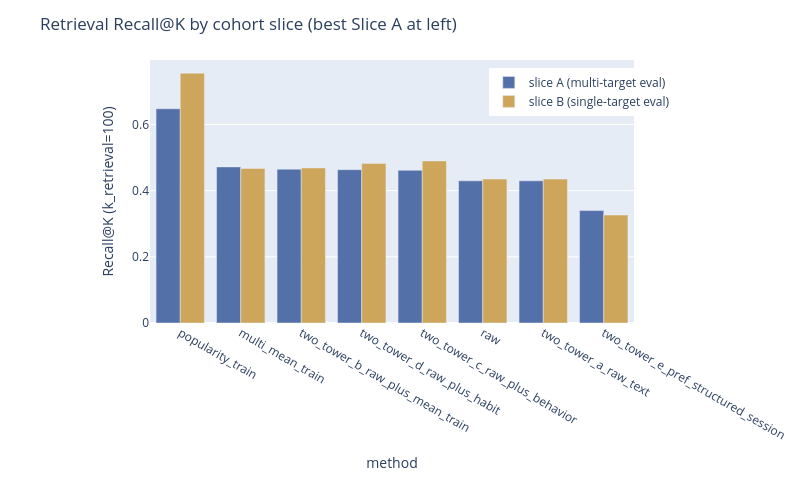
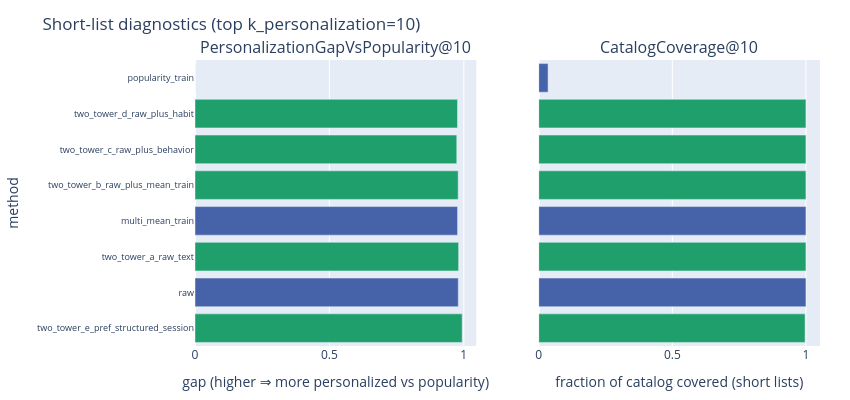

The cell these charts' notebook holds for them, in order:
### Code cell
# Retrieval by slice: grouped bars for Recall@K (slice A vs B) using Plotly

import plotly.graph_objects as go
from plotly.subplots import make_subplots

_slice_df = compare_retrieval_by_slice_full[
    compare_retrieval_by_slice_full["slice_name"].isin(["slice_a_multi_target", "slice_b_single_target"])
].copy()
if _slice_df.empty:
    raise RuntimeError("compare_retrieval_by_slice_full missing slice A/B rows; re-run merge cell.")

_col_a = "slice_a_multi_target"
_col_b = "slice_b_single_target"
_pv = _slice_df.pivot_table(index="method", columns="slice_name", values="Recall@K", aggfunc="first").astype(float)
_pv = _pv.reindex(columns=[_col_a, _col_b])
_pv = _pv.dropna(how="all").sort_values([_col_a, _col_b], ascending=[False, False])
print(
    f"Recall@K by slice — x-order: best Slice A Recall at LEFT → right; "
    f"tie-break Slice B Recall (k_retrieval={K_RETRIEVAL})."
)

methods = list(_pv.index)

fig_slice = go.Figure()
fig_slice.add_trace(go.Bar(
    x=methods,
    y=_pv[_col_a],
    name="slice A (multi-target eval)",
    marker_color="#5470a9"
))
fig_slice.add_trace(go.Bar(
    x=methods,
    y=_pv[_col_b],
    name="slice B (single-target eval)",
    marker_color="#cda65b"
))

fig_slice.update_layout(
    barmode='group',
    xaxis_title="method",
    yaxis_title=f"Recall@K (k_retrieval={K_RETRIEVAL})",
    title="Retrieval Recall@K by cohort slice (best Slice A at left)",
    xaxis_tickangle=30,
    legend=dict(x=0.7, y=0.97),
    width=int(max(800, 100 * len(methods))),
    height=480,
    margin=dict(t=60, b=20, l=150, r=30)
)
fig_slice.show()

# Optional: personalization/guardrail columns on merged ranking overall (same k_personalization as job)
_gap_col = f"PersonalizationGapVsPopularity@{K_PERSONALIZATION}"
_cov_col = f"CatalogCoverage@{K_PERSONALIZATION}"

if _gap_col in compare_overall_full.columns:
    _vcols = [c for c in SORT_RANKING_OVERALL if c in compare_overall_full.columns]
    dd = compare_overall_full.sort_values(_vcols, ascending=False).reset_index(drop=True)
    print(
        f"Guardrail viz — best at TOP (same row order as ranking chart; sort key {_vcols[0]} …). "
        "Left: personalization gap vs popularity; right: catalog coverage."
    )
    _dm = list(dd["method"])
    _colors = _method_colors(_dm)
    _gp_y = list(reversed(_dm))  # Best at top

    fig_gp = make_subplots(
        rows=1, cols=2, shared_yaxes=True,
        subplot_titles=[_gap_col, _cov_col if _cov_col in dd.columns else ""]
    )

    fig_gp.add_trace(
        go.Bar(
            y=_gp_y,
            x=dd[_gap_col][::-1],
            orientation="h",
            name=_gap_col,
            marker_color=_colors[::-1]
        ),
        row=1, col=1
    )

    if _cov_col in dd.columns:
        fig_gp.add_trace(
            go.Bar(
                y=_gp_y,
                x=dd[_cov_col][::-1],
                orientation="h",
                name=_cov_col,
                marker_color=_colors[::-1]
            ),
            row=1, col=2
        )

    fig_gp.update_xaxes(title_text="gap (higher ⇒ more personalized vs popularity)", row=1, col=1)
    if _cov_col in dd.columns:
        fig_gp.update_xaxes(title_text="fraction of catalog covered (short lists)", row=1, col=2)
    fig_gp.update_yaxes(title_text="method", row=1, col=1, tickfont=dict(size=9))
    fig_gp.update_layout(
        height=max(400, int(32 * len(_gp_y))),
        width=850,
        title_text=f"Short-list diagnostics (top k_personalization={K_PERSONALIZATION})",
        barmode="group",
        margin=dict(t=60, b=20, l=150, r=30),
        showlegend=False,
    )
    fig_gp.show()
else:
    print(f"Skipping guardrail plots: {_gap_col!r} not in compare_overall_full (baseline CSV lacks diagnostics?).")

### Figure 1 — Plotly figure (JSON) as saved in the notebook; plotly's stock layout.template omitted (floating-point values rounded to 4 significant figures)
{"data": [{"marker": {"color": "#5470a9"}, "name": "slice A (multi-target eval)", "type": "bar", "x": ["popularity_train", "multi_mean_train", "two_tower_b_raw_plus_mean_train", "two_tower_d_raw_plus_habit", "two_tower_c_raw_plus_behavior", "raw", "two_tower_a_raw_text", "two_tower_e_pref_structured_session"], "y": [0.6472, 0.4716, 0.4647, 0.4633, 0.4614, 0.4296, 0.4296, 0.3396]}, {"marker": {"color": "#cda65b"}, "name": "slice B (single-target eval)", "type": "bar", "x": ["popularity_train", "multi_mean_train", "two_tower_b_raw_plus_mean_train", "two_tower_d_raw_plus_habit", "two_tower_c_raw_plus_behavior", "raw", "two_tower_a_raw_text", "two_tower_e_pref_structured_session"], "y": [0.7548, 0.4669, 0.4685, 0.4822, 0.4896, 0.4348, 0.4348, 0.3262]}], "layout": {"barmode": "group", "height": 480, "legend": {"x": 0.7, "y": 0.97}, "margin": {"b": 20, "l": 150, "r": 30, "t": 60}, "title": {"text": "Retrieval Recall@K by cohort slice (best Slice A at left)"}, "width": 800, "xaxis": {"tickangle": 30, "title": {"text": "method"}}, "yaxis": {"title": {"text": "Recall@K (k_retrieval=100)"}}}}

### Figure 2 — Plotly figure (JSON) as saved in the notebook; plotly's stock layout.template omitted (floating-point values rounded to 4 significant figures)
{"data": [{"marker": {"color": ["#1f9f6b", "#4662a9", "#1f9f6b", "#4662a9", "#1f9f6b", "#1f9f6b", "#1f9f6b", "#4662a9"]}, "name": "PersonalizationGapVsPopularity@10", "orientation": "h", "type": "bar", "x": [0.994, 0.9795, 0.9807, 0.9768, 0.9791, 0.9738, 0.9766, 0.0], "xaxis": "x", "y": ["two_tower_e_pref_structured_session", "raw", "two_tower_a_raw_text", "multi_mean_train", "two_tower_b_raw_plus_mean_train", "two_tower_c_raw_plus_behavior", "two_tower_d_raw_plus_habit", "popularity_train"], "yaxis": "y"}, {"marker": {"color": ["#1f9f6b", "#4662a9", "#1f9f6b", "#4662a9", "#1f9f6b", "#1f9f6b", "#1f9f6b", "#4662a9"]}, "name": "CatalogCoverage@10", "orientation": "h", "type": "bar", "x": [0.9968, 1.0, 1.0, 1.0, 1.0, 1.0, 1.0, 0.03492], "xaxis": "x2", "y": ["two_tower_e_pref_structured_session", "raw", "two_tower_a_raw_text", "multi_mean_train", "two_tower_b_raw_plus_mean_train", "two_tower_c_raw_plus_behavior", "two_tower_d_raw_plus_habit", "popularity_train"], "yaxis": "y2"}], "layout": {"annotations": [{"font": {"size": 16}, "showarrow": false, "text": "PersonalizationGapVsPopularity@10", "x": 0.225, "xanchor": "center", "xref": "paper", "y": 1, "yanchor": "bottom", "yref": "paper"}, {"font": {"size": 16}, "showarrow": false, "text": "CatalogCoverage@10", "x": 0.775, "xanchor": "center", "xref": "paper", "y": 1, "yanchor": "bottom", "yref": "paper"}], "barmode": "group", "height": 400, "margin": {"b": 20, "l": 150, "r": 30, "t": 60}, "showlegend": false, "title": {"text": "Short-list diagnostics (top k_personalization=10)"}, "width": 850, "xaxis": {"anchor": "y", "domain": [0, 0.45], "title": {"text": "gap (higher ⇒ more personalized vs popularity)"}}, "xaxis2": {"anchor": "y2", "domain": [0.55, 1], "title": {"text": "fraction of catalog covered (short lists)"}}, "yaxis": {"anchor": "x", "domain": [0, 1], "tickfont": {"size": 9}, "title": {"text": "method"}}, "yaxis2": {"anchor": "x2", "domain": [0, 1], "matches": "y", "showticklabels": false}}}
